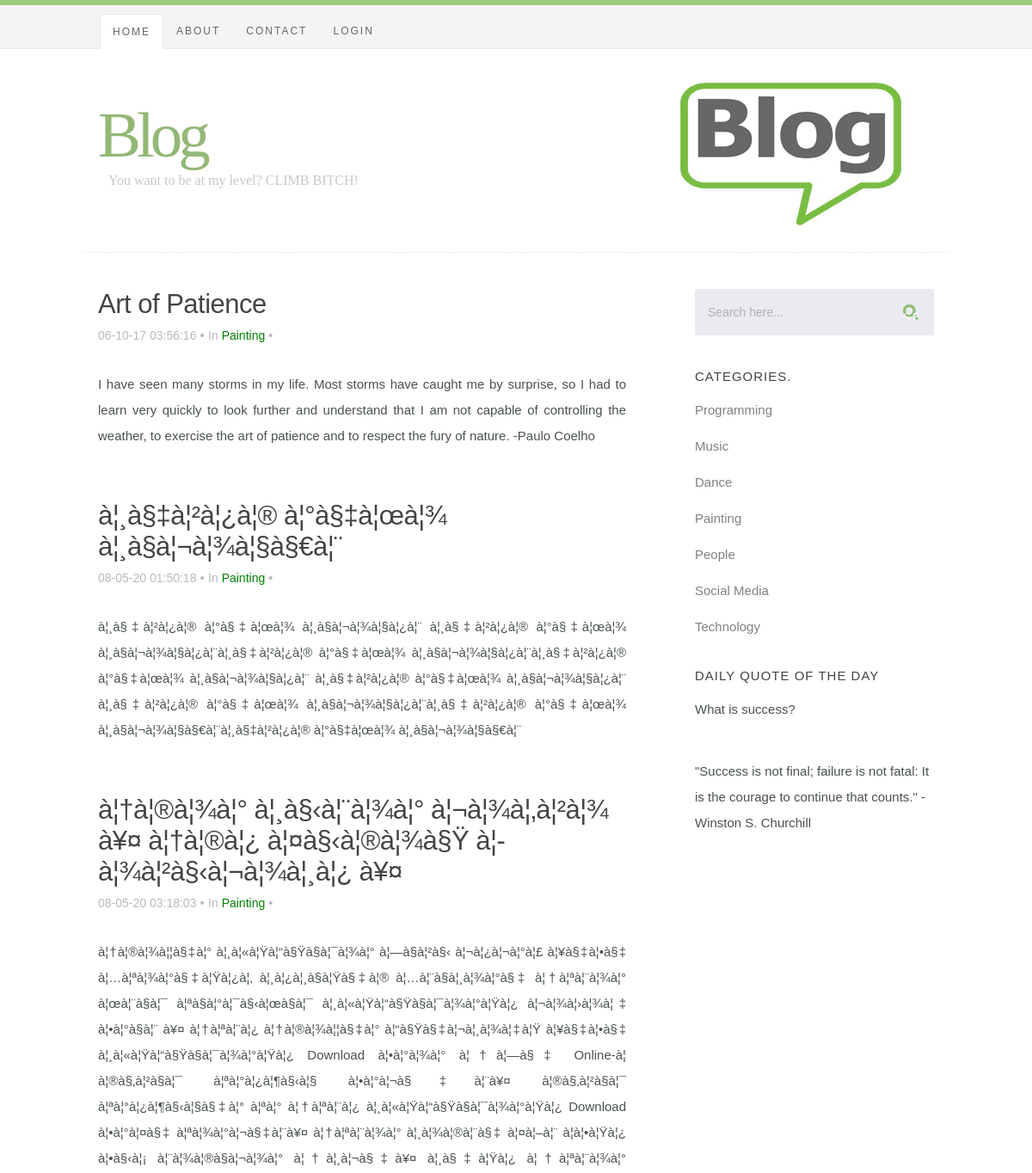
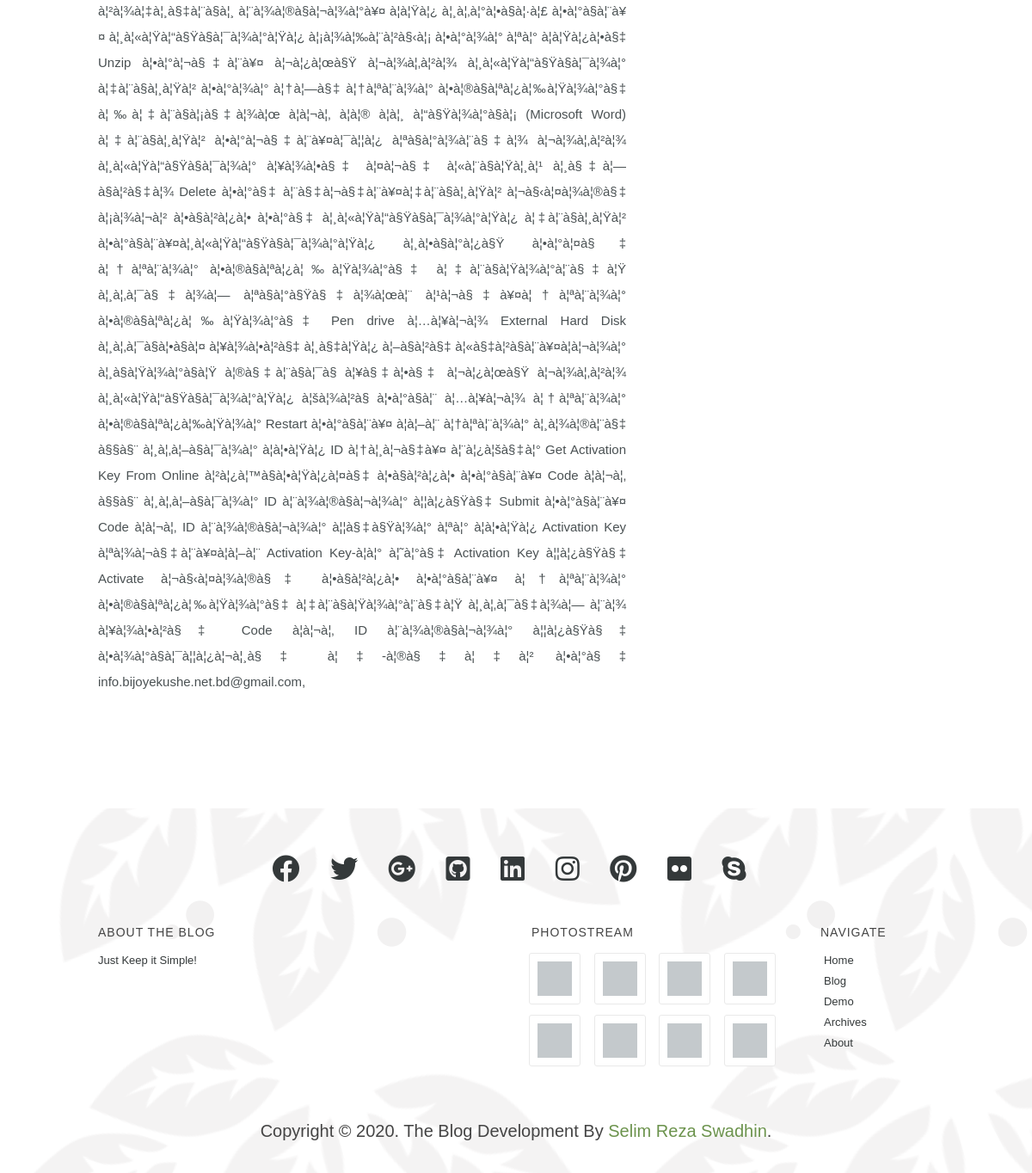
Screenshot of /manage_category.php?id=6 with the database file from the repository (2 pictures, top to bottom).
### tables this page shows
CREATE TABLE `posts` (
  `id` int(6) NOT NULL,
  `cat_id` int(3) NOT NULL,
  `title` varchar(255) NOT NULL,
  `contents` text NOT NULL,
  `date_posted` datetime NOT NULL
);

CREATE TABLE `categories` (
  `id` int(3) NOT NULL,
  `name` text NOT NULL
);

### resources/functions/blog.php (called while the page is built, shortened)
<?php
function get_categories($id = null){
   $categories = array();
    $conn = mysqli_connect(DB_HOST,DB_USER,DB_PASS,DB_NAME);
   $query = mysqli_query($conn, "SELECT `id`,`name` FROM `categories` LIMIT 7");
   while($row = mysqli_fetch_assoc($query)){
    $categories[] = $row;
   }
   return $categories;
}

### manage_category.php (the view, shortened to what this page needs)
<?php
include_once('resources/init.php');
?>
<?php
$id = $_GET['id'];
$query = "SELECT
              `posts`.`id` AS `post_id` ,
               `categories`.`id` AS `category_id`,
               `title`,`contents`,`date_posted`,
               `categories`.`name`
               FROM `posts`
               INNER JOIN `categories` ON `categories`.`id` = `posts`.`cat_id`WHERE `posts`.`cat_id` = {$id}";
$query = mysqli_query($conn, $query);
while ($row = mysqli_fetch_assoc($query)) {
    $posts[] = $row;
}
?>
<?php require_once 'header.php'; ?>
    <div id="content-wrap">
        <div class="row">
            <div id="main" class="eight columns">
                <article class="entry">
                    <?php
                    foreach ($posts as $post) {
                        ?>
                        <header class="entry-header">
                            <div class="entry-meta">
                                <h2 class="entry-title">
                                    <h2><a href='manage_post.php?id=<?= $post['post_id']; ?>'><?= $post['title']; ?></a></h2>
                                </h2>
                                <div class="entry-meta">
                                    <ul>
                                        <li> <?= date('d-m-y h:i:s', strtotime($post['date_posted'])); ?></li>
                                        <span class="meta-sep">&bull;</span>
                                        <li><a href="#" title="" rel="category tag">In <a
                                                        href='category.php?id=<?= $post['category_id']; ?>'><?= "<font color='green'>" . $post['name'] . "</font>"; ?></a>
                                        </li>
                                        <span class="meta-sep">&bull;</span>
                                    </ul>
                                </div>
                                <div style="text-align: justify"><?= nl2br($post['contents']); ?></div>
                            </div>
                            <br><br>
                        </header>
                        <?php
                    }
                    ?>
                </article>
            </div>
            <?php require_once 'sidebar.php'; ?>
        </div>
    </div>
<?php require_once 'footer.php'; ?>

### sidebar.php (shortened to what this page needs)
<div id="sidebar" class="four columns">
    <div class="widget widget_search">
        <form action="search.php" method="get">
            <input type="text" name="search" value="Search here..."
                   onblur="if(this.value == '') { this.value = 'Search here...'; }"
                   onfocus="if (this.value == 'Search here...') { this.value = ''; }" class="text-search">
            <input type="submit" value="Search" class="submit-search">
        </form>
    </div>
    <div class="widget widget_categories group">
        <h3>Categories.</h3>
        <?php
        foreach (get_categories() as $category){
        ?>
        <p><a href="manage_category.php?id=<?= $category['id']; ?>"><?= $category['name']; ?></a>
            <?php
            }
            ?>
    </div>
    <div class="widget widget_text group">
        <h3>Daily Quote of the Day</h3>
        <p>What is success?</p><br/>
        <p>"Success is not final; failure is not fatal: It is the courage to continue that counts." -
            Winston S. Churchill</p>
    </div>
</div>

### css/default.css (style rules this page uses)
html, body, div, span, object, iframe, h1, h2, h3, h4, h5, h6, p, blockquote, pre, abbr, address, cite, code, del, dfn, em, img, ins, kbd, q, samp, small, strong, sub, sup, var, b, i, dl, dt, dd, ol, ul, li, fieldset, form, label, legend, table, caption, tbody, tfoot, thead, tr, th, td, article, aside, canvas, details, figcaption, figure, footer, header, hgroup, menu, nav, section, summary, time, mark, audio, video { margin: 0; padding: 0; border: 0; outline: 0; font-size: 100%; vertical-align: baseline; background: transparent; }
article,aside,details,figcaption,figure, footer,header,hgroup,menu,nav,section { display: block; }
*, *:before, *:after { -moz-box-sizing: border-box; -webkit-box-sizing: border-box; box-sizing: border-box; }
html { font-size: 62.5%; }
body { background: #fff; font-family: 'merriweather-regular', sans-serif; font-weight: normal; font-size: 15px; line-height: 30px; color: #4A5153; -webkit-font-smoothing: antialiased; -webkit-text-size-adjust: 100%; }
h1, h2, h3, h4, h5, h6 { color: #444; font-family: 'opensans-semibold', sans-serif; font-weight: normal; text-rendering: optimizeLegibility; }
h1 a, h2 a, h3 a, h4 a, h5 a, h6 a { font-weight: inherit; }
h2 { font-size: 28px; line-height: 36px; margin-bottom: 6px; }
h3 { font-size: 22px; line-height: 30px; margin-bottom: 12px; }
p { margin: 0 0 30px 0; }
a, a:visited { text-decoration: none; outline: 0; color:grey; -webkit-transition: color .3s ease-in-out; -moz-transition: color .3s ease-in-out; -o-transition: color .3s ease-in-out; transition: color .3s ease-in-out; }
p a, p a:visited { line-height: inherit; }
ul, ol { margin-bottom: 24px; margin-top: 12px; }
ul { list-style: none }
ul li { padding-left: 4px; }
.button, .button:visited, button, input[type="submit"], input[type="reset"], input[type="button"] { font: 14px/30px 'opensans-bold', sans-serif; background: #9CCF5F; color: #fff; display: inline-block; text-decoration: none; padding: 12px 20px; margin-bottom: 18px; border: none; cursor: pointer; height: auto; text-transform: uppercase; letter-spacing: 2px; text-align: center; -webkit-transition: all .2s ease-in-out; -moz-transition: all .2s ease-in-out; -o-transition: all .2s ease-in-out; -ms-transition: all .2s ease-in-out; transition: all .2s ease-in-out; border-radius: 3px; }
form { margin-bottom: 24px; }
input, button { -webkit-font-smoothing: antialiased; }
input[type="text"], input[type="password"], input[type="email"], textarea, select { display: block; padding: 12px 15px; margin: 0 0 24px 0; border: 0; outline: none; vertical-align: middle; max-width: 100%; background: #E9EBEE; color: #B1B1B1; font-family: 'opensans-regular', sans-serif; font-size: 14px; line-height: 30px; height: 54px; border-radius: 3px; }
.row { width: 94%; max-width: 1008px; margin: 0 auto; }
.row:before, .row:after { content: " "; display: table; }
.row:after { clear: both; }
.column, .columns { position: relative; padding: 0 18px; min-height: 1px; float: left; }
[class*="column"] + [class*="column"]:last-child { float: right; }
.four, .row .four { width: 33.33333%; }
.eight, .row .eight { width: 66.66667%; }
.group:before, .group:after { content: " "; display: table; }
.group:after { clear: both; }

### header.php (style rules this page uses)
body { background: url(css/img/header-content-bg_@2x1.png) repeat fixed 0 0 #fff; }

### rows the page displays
posts: title "Art of Patience", date_posted "06-10-17 03:56:16", categories.name "Painting", contents "I have seen many storms in my life. Most storms have caught me by surprise, so I had to learn very quickly to look further and understand that I am not capable of controlling the weather, to exercise the art of patience and to respect the fury of nature. -Paulo Coelho"
posts: title "à¦¸à§‡à¦²à¦¿à¦® à¦°à§‡à¦œà¦¾ à¦¸à§à¦¬à¦¾à¦§à§€à¦¨", date_posted "08-05-20 01:50:18", categories.name "Painting", contents "à¦¸à§‡à¦²à¦¿à¦® à¦°à§‡à¦œà¦¾ à¦¸à§à¦¬à¦¾à¦§à¦¿à¦¨ à¦¸à§‡à¦²à¦¿à¦® à¦°à§‡à¦œà¦¾ à¦¸à§à¦¬à¦¾à¦§à¦¿à¦¨à¦¸à§‡à¦²à¦¿à¦® à¦°à§‡à¦œà¦¾ à¦¸à§à¦¬à¦¾à¦§à¦¿à¦¨à¦¸à§‡à¦²à¦¿à¦® à¦°à§‡à¦œà¦¾ à¦¸à§à¦¬à¦¾à¦§à¦¿à¦¨ à¦¸à§‡à¦²à¦¿à¦® à¦°à§‡à¦œà¦¾ à¦¸à§à¦¬à¦¾à¦§à¦¿à¦¨ à¦¸à§‡à¦²à¦¿à¦® à¦°à§‡à¦œà¦¾ à¦¸à§à¦¬à¦¾à¦§à¦¿à¦¨à¦¸à§‡à¦²à¦¿à¦® à¦°à§‡à¦œà¦¾ à¦¸à§à¦¬à¦¾à¦§à§€à¦¨à¦¸à§‡à¦²à¦¿à¦® à¦°à§‡à¦œà¦¾ à¦¸à§à¦¬à¦¾à¦§à§€à¦¨"
posts: title "à¦†à¦®à¦¾à¦° à¦¸à§‹à¦¨à¦¾à¦° à¦¬à¦¾à¦‚à¦²à¦¾ à¥¤ à¦†à¦®à¦¿ à¦¤à§‹à¦®à¦¾à§Ÿ à¦­à¦¾à¦²à§‹à¦¬à¦¾à¦¸à¦¿ à¥¤", date_posted "08-05-20 03:18:03", categories.name "Painting", contents "à¦†à¦®à¦¾à¦¦à§‡à¦° à¦¸à¦«à¦Ÿà¦“à§Ÿà§à¦¯à¦¾à¦° à¦—à§à¦²à§‹ à¦¬à¦¿à¦¬à¦°à¦£ à¦¥à§‡à¦•à§‡ à¦…à¦ªà¦¾à¦°à§‡à¦Ÿà¦¿à¦‚ à¦¸à¦¿à¦¸à§à¦Ÿà§‡à¦® à¦…à¦¨à§à¦¸à¦¾à¦°à§‡ à¦†à¦ªà¦¨à¦¾à¦° à¦œà¦¨à§à¦¯ à¦ªà§à¦°à¦¯à§‹à¦œà§à¦¯ à¦¸à¦«à¦Ÿà¦“à§Ÿà§à¦¯à¦¾à¦°à¦Ÿà¦¿ à¦¬à¦¾à¦›à¦¾à¦‡ à¦•à¦°à§à¦¨ à¥¤ à¦†à¦ªà¦¨à¦¿ à¦†à¦®à¦¾à¦¦à§‡à¦° à¦“à§Ÿà§‡à¦¬à¦¸à¦¾à¦‡à¦Ÿ à¦¥à§‡à¦•à§‡ à¦¸à¦«à¦Ÿà¦“à§Ÿà§à¦¯à¦¾à¦°à¦Ÿà¦¿ Download à¦•à¦°à¦¾à¦° à¦†à¦—à§‡ Online-à¦ à¦®à§‚à¦²à§à¦¯ à¦ªà¦°à¦¿à¦¶à§‹à¦§ à¦•à¦°à¦¬à§‡à¦¨à¥¤ à¦®à§‚à¦²à§à¦¯ à¦ªà¦°à¦¿à¦¶à§‹à¦§à§‡à¦° à¦ªà¦° à¦†à¦ªà¦¨à¦¿ à¦¸à¦«à¦Ÿà¦“à§Ÿà§à¦¯à¦¾à¦°à¦Ÿà¦¿ Download à¦•à¦°à¦¤à§‡ à¦ªà¦¾à¦°à¦¬à§‡à¦¨à¥¤ à¦†à¦ªà¦¨à¦¾à¦° à¦¸à¦¾à¦®à¦¨à§‡ à¦¤à¦–à¦¨ à¦à¦•à¦Ÿà¦¿ à¦•à§‹à¦¡…"
categories: name "Programming"
categories: name "Music"
categories: name "Dance"
categories: name "Painting"
categories: name "People"
categories: name "Social Media"
categories: name "Technology"
